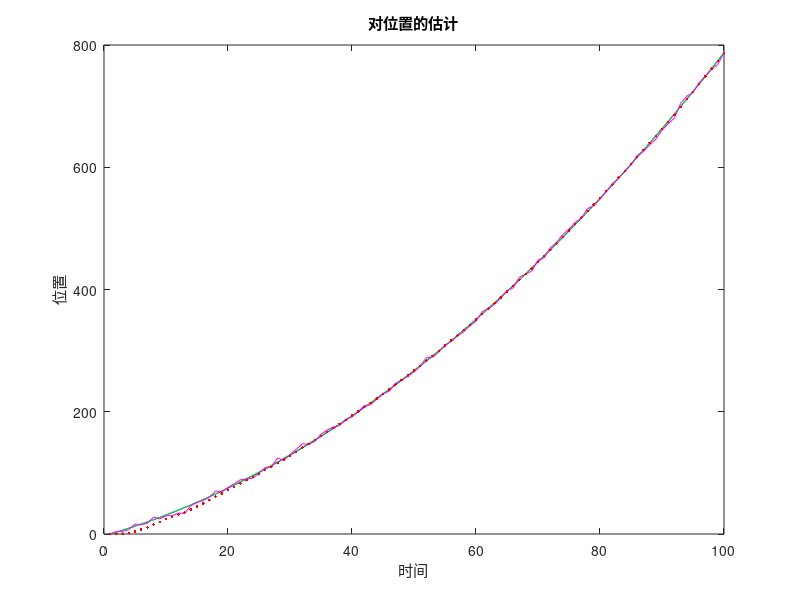
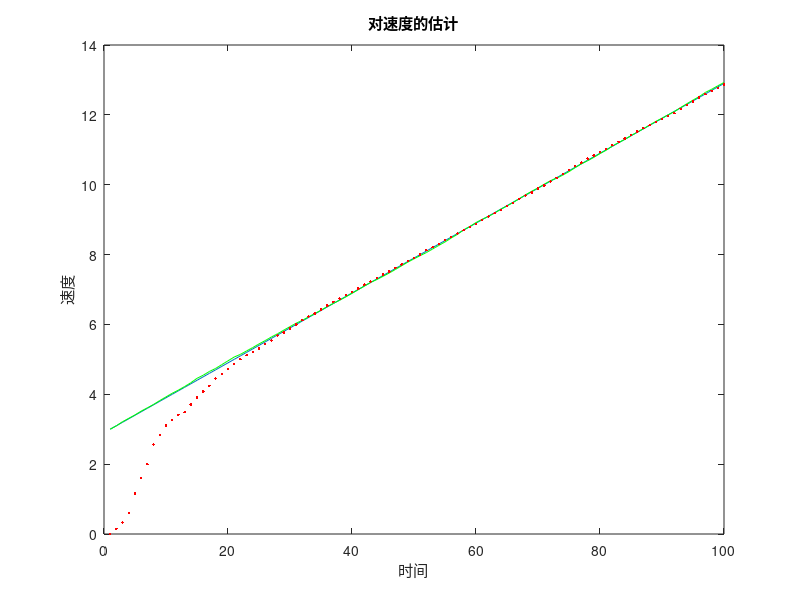

Recreate these plots in MATLAB, in order.
%% 清理
close all; clear; clc;
% 估计小车在每一时刻的位置和速度

%% 无噪音的理想值
T = (1 : 100); % 离散的时间序列，单位是s
p = zeros(1, length(T)); v = zeros(1, length(T)); 
p(1) = 0 % 小车的初始位置
v(1) = 3 % 小车的初始速度
a = 0.1; % 加速度

for t = 2 : length(T)
    p(t) = p(t - 1) + v(t - 1) + 1/2 * a; % 理想的位置
    v(t) = v(t - 1) + a; % 理想的速度值
end

underline_x = [p; v];
 
%% 有噪音的实际值，模拟噪音
% 状态噪音
sigma_r = 0.01
r_p = sigma_r * randn(1, length(T));
r_v = sigma_r * randn(1, length(T));
x = underline_x;
for t = 2 : length(T)
    x(1, t) = x(1, t - 1) + x(2, t - 1) + 1/2 * a + r_p(t); % 真实的位置
    x(2, t) = x(2, t - 1) + a + r_v(t); % 真实的速度值
end

% 观测噪音
sigma_Delta_p = 3
Delta_p = sigma_Delta_p * randn(1, length(T)); % GPS测量误差，标准差为3m
z = x(1, :) + Delta_p; % GPS的观测值，带有测量误差

%% 卡尔曼滤波
% 已知量
% 已知的线性变换矩阵
F = [1, 1; 0, 1]; % 状态转移矩阵
B = [1/2; 1]; % 控制矩阵
u = a;
H = [1, 0];
sigma_Q = 0.01
Q = [sigma_Q^2, 0; 0, sigma_Q^2]; % 过程噪声的协方差矩阵，这是一个超参数
sigma_R = 3
R = sigma_R^2; % 观测噪声的协方差矩阵，也是一个超参数。因为是一维的，就是一个数


% 初始化
hat_x_ = zeros(2, length(T)); hat_x = zeros(2, length(T));
hat_x(:, 1) = [0; 0]; % 初始状态，[位置, 速度]，就是我们要估计的内容，开始时都未知，设为0
P = [0.1, 0; 0, 0.1]; % 先验误差协方差矩阵的初始值，根据经验给出

% 卡尔曼滤波5个关键公式
for t = 2:length(T)
    hat_x_(:, t) = F * hat_x(:, t - 1) + B * u;
    P_ = F * P * F' + Q;
    K = (P_ * H') / (H * P_ * H' + R);
    hat_x(:, t) = hat_x_(:, t) + K * (z(:, t) - H * hat_x_(:, t));
    P = (eye(2) - K * H) * P_;
end

%% 绘图
figure(1);
plot(T, underline_x(1, :), 'b'); % 位置的理想值
hold on;
plot(T, x(1, :), 'g'); % 位置的实际值
plot(T, z(1, :), 'm'); % 位置的观测值
plot(T, hat_x(1, :), 'r.'); % 位置的最优估计值
title('对位置的估计');
xlabel('时间'); ylabel('位置');

figure(2);
plot(T, underline_x(2, :)); % 速度的理想值
hold on;
plot(T, x(2, :), 'g'); % 速度的实际值
plot(T, hat_x(2, :), 'r.'); % 速度的最优估计值
title('对速度的估计');
xlabel('时间'); ylabel('速度');